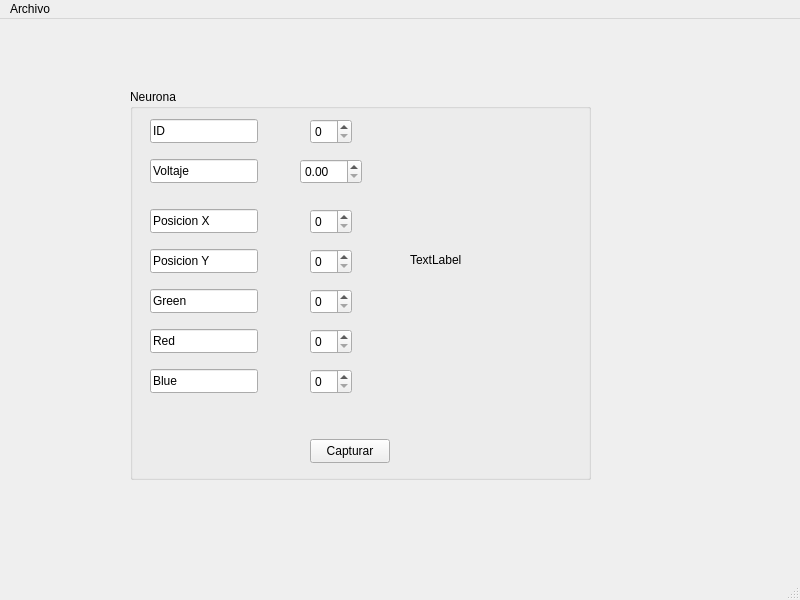
<?xml version="1.0" encoding="UTF-8"?>
<ui version="4.0">
 <class>MainWindow</class>
 <widget class="QMainWindow" name="MainWindow">
  <property name="geometry">
   <rect>
    <x>0</x>
    <y>0</y>
    <width>800</width>
    <height>600</height>
   </rect>
  </property>
  <property name="windowTitle">
   <string>MainWindow</string>
  </property>
  <widget class="QWidget" name="centralwidget">
   <widget class="QGroupBox" name="groupBox">
    <property name="geometry">
     <rect>
      <x>130</x>
      <y>70</y>
      <width>461</width>
      <height>391</height>
     </rect>
    </property>
    <property name="title">
     <string>Neurona</string>
    </property>
    <widget class="QLineEdit" name="lineEdit">
     <property name="geometry">
      <rect>
       <x>20</x>
       <y>120</y>
       <width>108</width>
       <height>24</height>
      </rect>
     </property>
     <property name="text">
      <string>Posicion X</string>
     </property>
    </widget>
    <widget class="QLineEdit" name="lineEdit_2">
     <property name="geometry">
      <rect>
       <x>20</x>
       <y>160</y>
       <width>108</width>
       <height>24</height>
      </rect>
     </property>
     <property name="text">
      <string>Posicion Y</string>
     </property>
    </widget>
    <widget class="QLineEdit" name="lineEdit_3">
     <property name="geometry">
      <rect>
       <x>20</x>
       <y>200</y>
       <width>108</width>
       <height>24</height>
      </rect>
     </property>
     <property name="text">
      <string>Green</string>
     </property>
    </widget>
    <widget class="QLineEdit" name="lineEdit_4">
     <property name="geometry">
      <rect>
       <x>20</x>
       <y>30</y>
       <width>108</width>
       <height>24</height>
      </rect>
     </property>
     <property name="text">
      <string>ID</string>
     </property>
    </widget>
    <widget class="QLineEdit" name="lineEdit_5">
     <property name="geometry">
      <rect>
       <x>20</x>
       <y>240</y>
       <width>108</width>
       <height>24</height>
      </rect>
     </property>
     <property name="text">
      <string>Red</string>
     </property>
    </widget>
    <widget class="QLineEdit" name="lineEdit_6">
     <property name="geometry">
      <rect>
       <x>20</x>
       <y>70</y>
       <width>108</width>
       <height>24</height>
      </rect>
     </property>
     <property name="text">
      <string>Voltaje</string>
     </property>
    </widget>
    <widget class="QLineEdit" name="lineEdit_7">
     <property name="geometry">
      <rect>
       <x>20</x>
       <y>280</y>
       <width>108</width>
       <height>24</height>
      </rect>
     </property>
     <property name="text">
      <string>Blue</string>
     </property>
    </widget>
    <widget class="QSpinBox" name="Id">
     <property name="geometry">
      <rect>
       <x>180</x>
       <y>30</y>
       <width>42</width>
       <height>25</height>
      </rect>
     </property>
    </widget>
    <widget class="QDoubleSpinBox" name="Voltaj">
     <property name="geometry">
      <rect>
       <x>170</x>
       <y>70</y>
       <width>62</width>
       <height>25</height>
      </rect>
     </property>
    </widget>
    <widget class="QSpinBox" name="PosicionX">
     <property name="geometry">
      <rect>
       <x>180</x>
       <y>120</y>
       <width>42</width>
       <height>25</height>
      </rect>
     </property>
    </widget>
    <widget class="QSpinBox" name="PosicionY">
     <property name="geometry">
      <rect>
       <x>180</x>
       <y>160</y>
       <width>42</width>
       <height>25</height>
      </rect>
     </property>
    </widget>
    <widget class="QSpinBox" name="Green">
     <property name="geometry">
      <rect>
       <x>180</x>
       <y>200</y>
       <width>42</width>
       <height>25</height>
      </rect>
     </property>
    </widget>
    <widget class="QSpinBox" name="Red">
     <property name="geometry">
      <rect>
       <x>180</x>
       <y>240</y>
       <width>42</width>
       <height>25</height>
      </rect>
     </property>
    </widget>
    <widget class="QSpinBox" name="Blue">
     <property name="geometry">
      <rect>
       <x>180</x>
       <y>280</y>
       <width>42</width>
       <height>25</height>
      </rect>
     </property>
    </widget>
    <widget class="QPushButton" name="pushButton">
     <property name="geometry">
      <rect>
       <x>180</x>
       <y>350</y>
       <width>80</width>
       <height>24</height>
      </rect>
     </property>
     <property name="text">
      <string>Capturar</string>
     </property>
    </widget>
    <widget class="QLabel" name="Res">
     <property name="geometry">
      <rect>
       <x>280</x>
       <y>40</y>
       <width>141</width>
       <height>261</height>
      </rect>
     </property>
     <property name="text">
      <string>TextLabel</string>
     </property>
    </widget>
   </widget>
  </widget>
  <widget class="QMenuBar" name="menubar">
   <property name="geometry">
    <rect>
     <x>0</x>
     <y>0</y>
     <width>800</width>
     <height>21</height>
    </rect>
   </property>
   <widget class="QMenu" name="menuArchivo">
    <property name="title">
     <string>Archivo</string>
    </property>
    <addaction name="actionGuardar"/>
    <addaction name="actionAbrir"/>
   </widget>
   <addaction name="menuArchivo"/>
  </widget>
  <widget class="QStatusBar" name="statusbar"/>
  <action name="actionGuardar">
   <property name="text">
    <string>Guardar</string>
   </property>
  </action>
  <action name="actionAbrir">
   <property name="text">
    <string>Abrir</string>
   </property>
  </action>
 </widget>
 <resources/>
 <connections/>
</ui>
